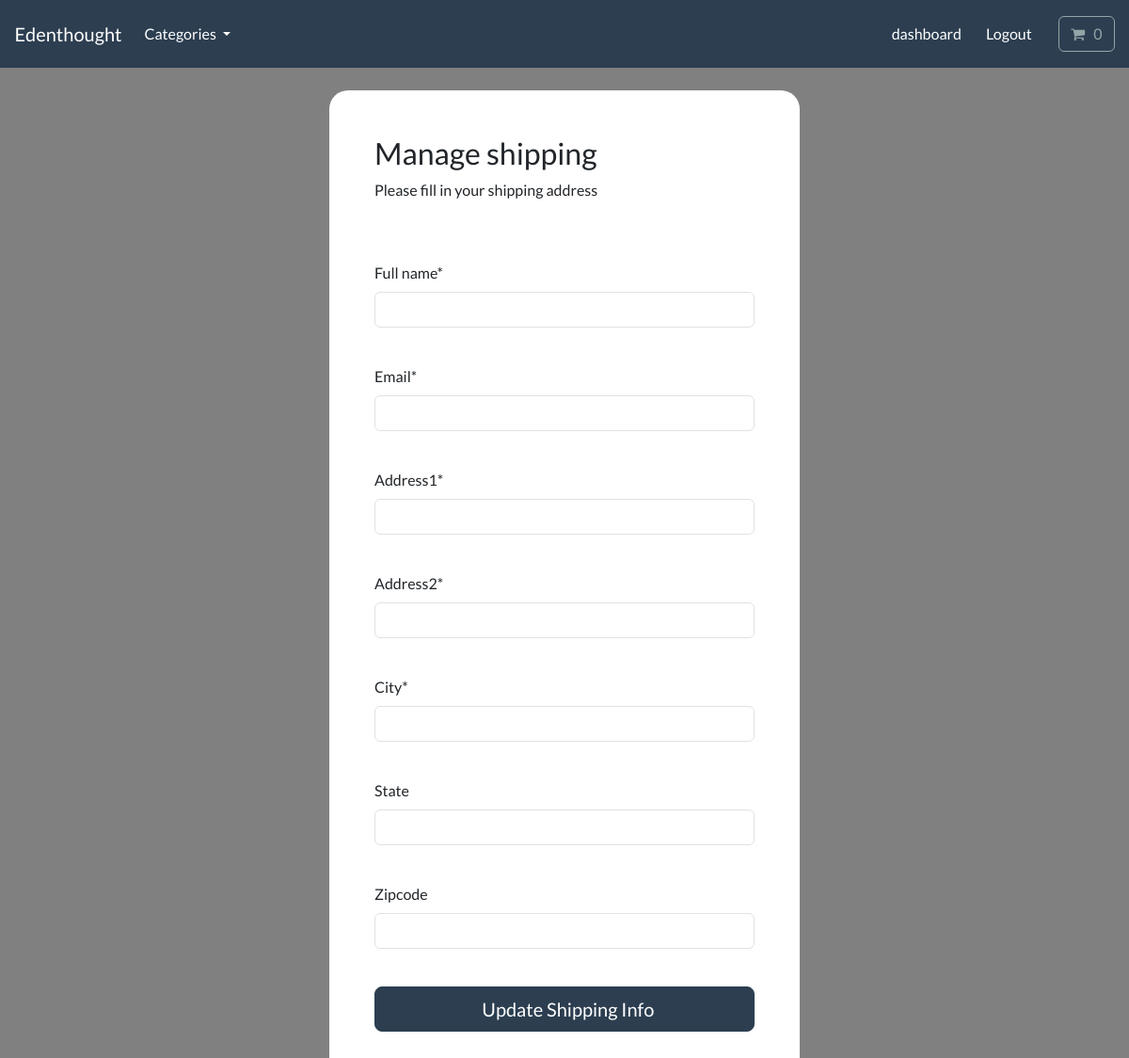
The page /account/manage-shipping (signed in) on the database as committed earlier.
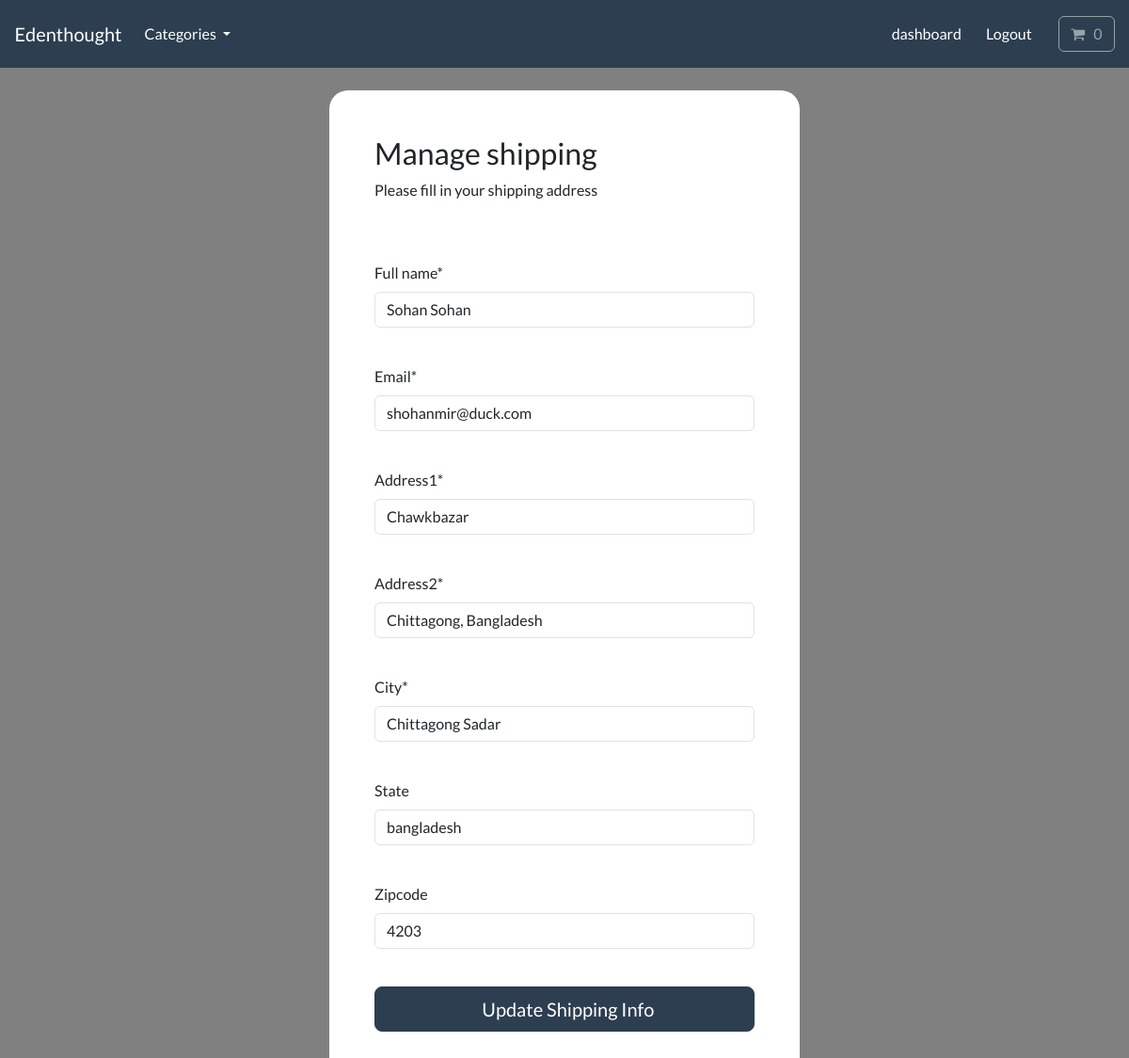
The same page on the database as committed later.
### payment/models.py (models this page shows, shortened)
class ShippingAddress(models.Model):
    full_name = models.CharField(max_length=300)
    email = models.EmailField(max_length=255)
    address1 = models.CharField(max_length=300)
    address2 = models.CharField(max_length=300)
    city = models.CharField(max_length=255)
    state = models.CharField(max_length=255, null=True, blank=True)
    zipcode = models.CharField(max_length=255, null=True, blank=True)
    user = models.ForeignKey(User, on_delete=models.CASCADE, null=True, blank=True)
    class Meta:
        verbose_name_plural = 'Shipping Address'

### account/views.py (the view, shortened to what this page needs)
# urls.py: path('manage-shipping', views.manage_shipping, name='manage-shipping'),
@login_required(login_url="my-login")
def manage_shipping(request):
    try:
        shipping = ShippingAddress.objects.get(user=request.user.id)
    except ShippingAddress.DoesNotExist:
        shipping = None
    form = ShippingForm(instance=shipping)
    context = {'form': form}
    return render(request, 'account/manage-shipping.html', context=context)

### payment/forms.py
class ShippingForm(forms.ModelForm):
    class Meta:
        model = ShippingAddress
        fields = ['full_name', 'email', 'address1', 'address2', 'city', 'state', 'zipcode']
        exclude = ['user']

### cart/cart.py (called while the page is built)
    def __len__(self):
        return sum(item['qty'] for item in self.cart.values())

### cart/context_processors.py (called while the page is built)
def cart(request):
    return {'cart': Cart(request)}

### store/models.py (called while the page is built)
    def get_absolute_url(self):
        return reverse('list-category', args=[self.slug])

### store/views.py (called while the page is built)
def categories(request):
    all_categories = Category.objects.all()
    return {'all_categories': all_categories}

### account/templates/account/manage-shipping.html (shortened to what this page needs)
{% include 'store/base.html' %}
{% load static %}
{% load crispy_forms_tags %}
{% block content %}
<body class="bg-color">
    <br>
    <div class="container bg-white shadow-md p-5 form-layout" >
        <h3>Manage shipping</h3>
        <p>Please fill in your shipping address</p>
        <br>
        <br>
        <form method="POST" autocomplete="off">
            {{form.full_name|as_crispy_field}}
            <br>
            {{form.email|as_crispy_field}}
            <br>
            {{form.address1|as_crispy_field}}
            <br>
            {{form.address2|as_crispy_field}}
            <br>
            {{form.city|as_crispy_field}}
            <br>
            {{form.state|as_crispy_field}}
            <br>
            {{form.zipcode|as_crispy_field}}
            <br>
            <button type="submit" class="btn btn-primary btn-lg w-100 btn-block p-2">&nbsp; Update Shipping Info</button>
            <br>
        </form>
    </div>
</body>
{%endblock%}

### store/templates/store/base.html (shortened to what this page needs)
{% load static %}
<!DOCTYPE html>
<html>
  <head>
    <link
      rel="stylesheet"
      href="https://bootswatch.com/5/flatly/bootstrap.min.css"
    />
    <link
      rel="stylesheet"
      href="https://cdnjs.cloudflare.com/ajax/libs/font-awesome/4.7.0/css/font-awesome.min.css"
    />
    <link rel="stylesheet" href="{% static 'css/style.css' %}">
  </head>
  <nav class="navbar navbar-expand-lg bg-primary justify-content-center">
    <a class="navbar-brand main-heading text-white" href="{% url 'store' %}">
      &nbsp; &nbsp; Edenthought
    </a>
    <div class="collapse navbar-collapse" id="navbarCollapse">
      <ul class="navbar-nav me-auto mb-2 mb-md-0">
        <li class="nav-item dropdown">
          <a
            class="nav-link dropdown-toggle text-white"
            href="#"
            id="navbarDropdown"
            role="button"
            data-bs-toggle="dropdown"
            aria-expanded="false"
          >
            Categories
          </a>
        </li>
      </ul>
    </div>
    <div class="collapse navbar-collapse text-center" id="navbarNavDropdown">
      <ul class="navbar-nav ms-auto">
        {% if user.is_authenticated %}
          <li class="nav-item">
            <a class="btn btn-alert navbar-btn text-white" type="button" href="{% url 'dashboard' %}">
             dashboard
            </a>
          </li>
          <li class="nav-item">
            <a class="btn btn-alert navbar-btn text-white" type="button" href="{% url 'user-logout'%}">
             Logout
            </a>
          </li>
        {% endif %}
        <li class="nav-item">
          <a
            type="button"
            role="button"
            href="{% url 'cart-summary' %}"
            class="btn btn-outline-secondary"
          >
            <i class="fa fa-shopping-cart" aria-hidden="true"> </i>
            <div id="cart-qty" class="d-inline-flex">
              {% with qty_amount=cart|length %}
                  {% if qty_amount > 0 %}
                      {{ qty_amount }}
                      {% else %}
                          0
                  {% endif %}
              {% endwith %}
          </div>
          </a>
        </li>
      </ul>
    </div>
  </nav>
  <body>
  </body>
</html>

### static/css/style.css (style rules this page uses)
.form-layout { border-radius: 20px; width: 500px; }
.bg-color { background-color: gray; }

Rows that differ between the two databases and show on the page:
added ShippingAddress: full_name "Sohan Sohan", email "shohanmir@duck.com", address1 "Chawkbazar", address2 "Chittagong, Bangladesh", city "Chittagong Sadar", state "bangladesh", zipcode "4203"
